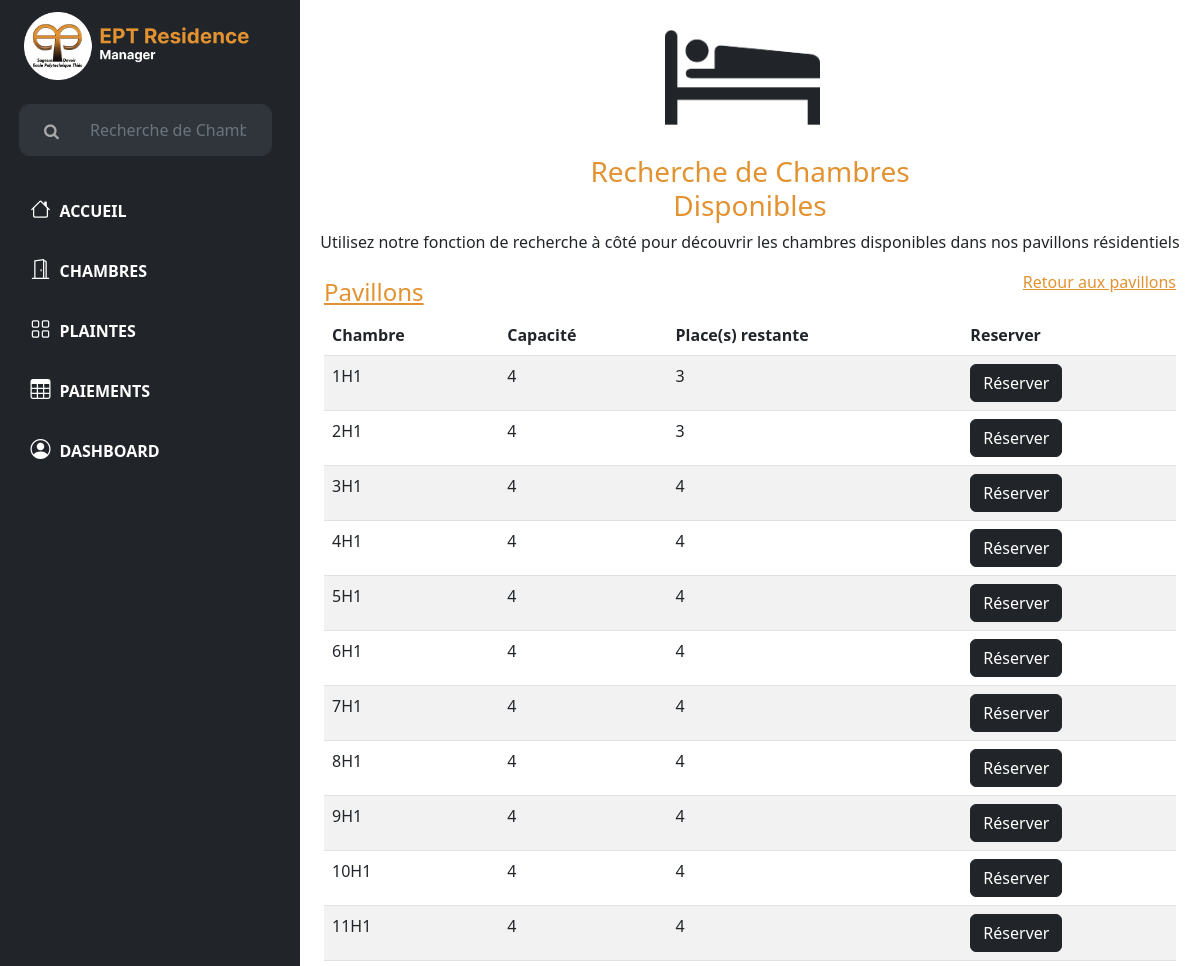
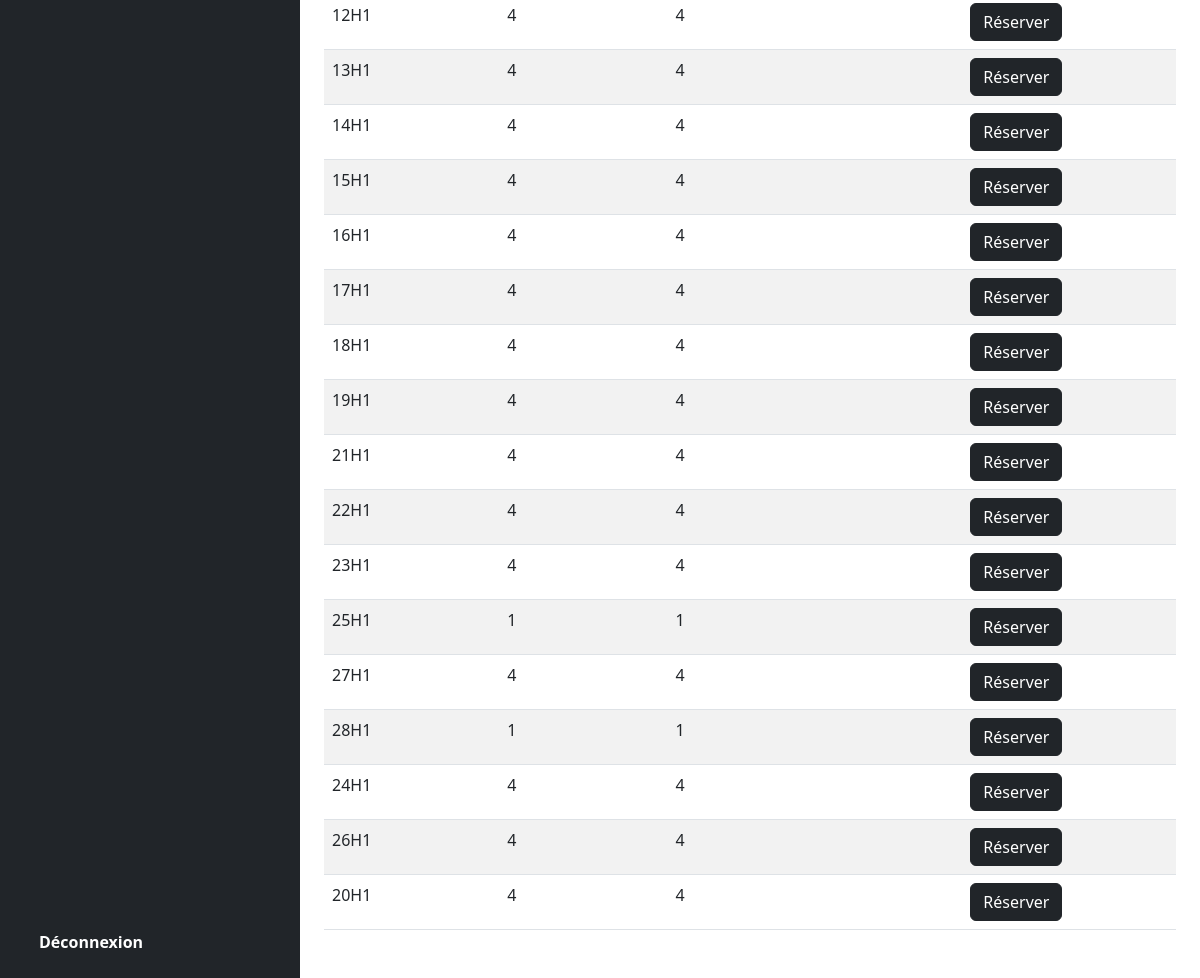
The app's page /residenceApp/room_h1/ (signed in) with its own data (2 pictures, top to bottom).
### residenceApp/models.py (models this page shows)
class RoomModel(models.Model):
    room_number = models.CharField(max_length=255, primary_key=True)
    capacite = models.IntegerField()
    remaining_space = models.IntegerField()
    def __str__(self):
        return self.room_number
    class Meta:
        verbose_name = "Room"
        verbose_name_plural = "Rooms"

### residenceApp/views.py (the view)
# urls.py: path("room_h1/", view_room_h1, name="room_h1"),
@login_required
def view_room_h1(request):
    rooms = RoomModel.objects.all()
    data = [room for room in rooms if "H1" in room.room_number]
    return render(request, "rooms/rooms.html", {"rooms": data})

### templates/rooms/rooms.html (shortened to what this page needs)
{% extends 'base.html' %}
{% load static %}
{% block content %}
    <div class="container">
        <div class="d-flex flex-column justify-content-center align-items-center">
            <div><img src={% static 'img/bed.png' %} alt="" width="170"></div>
            <div class="text-center" style="color: #E29231;">
                <h3>Recherche de Chambres <br>Disponibles</h3>
            </div>
            <div><p>Utilisez notre fonction de recherche à côté pour découvrir les chambres disponibles dans nos pavillons résidentiels</p></div>
        </div>
        <div class="container-fluid">
            <div class="d-flex flex-row justify-content-between">
                <div><h4 style="color: #E29231;" class="pt-2"><u>Pavillons</u></h4></div>
                <div ><a href={% url "room" %} style="color: #E29231;">Retour aux pavillons</a></div>
            </div>
        </div>
        <div class="container mb-5">
            {% if not rooms %}
                <div class="container text-center my-5">
                    <h3>Cette liste est vide</h3>
                </div>
            {% else %}
                <table class="table table-striped">
                    <thead class="thead-dark">
                        <tr>
                            <th>Chambre</th>
                            <th>Capacité</th>
                            <th>Place(s) restante</th>
                            <th>Reserver</th>
                        </tr>
                    </thead>
                    {% for room in rooms %}
                    <tr>
                        <td>{{room}}</td>
                        <td>{{room.capacite}}</td>
                        <td>{{room.remaining_space}}</td>
                        <td>
                            <form  id="reservationForm_{{ room.room_number }}" method="post" action="{% url 'reservation' %}">
                                <button type="button" class="btn btn-dark text-white" onclick="return confirmerReservation('{{ room.room_number }}')">Réserver</button>
                            </form>
                        </td>
                    </tr>
                    {% endfor %}
                </table>
            {% endif %}
        </div>
    </div>
{% endblock content %}

### templates/base.html (shortened to what this page needs)
{% load static %}
<!DOCTYPE html>
<html lang="en">
  <head>
    <link rel="stylesheet" href={% static "css/style.css" %} />
    <link rel="stylesheet" href={% static "bootstrap/css/bootstrap.min.css" %}>
    <link href="https://use.fontawesome.com/releases/v5.0.6/css/all.css" rel="stylesheet">
    <link rel="stylesheet" href="https://cdnjs.cloudflare.com/ajax/libs/font-awesome/4.7.0/css/font-awesome.min.css">
    <link rel="stylesheet" href="https://cdn.jsdelivr.net/npm/bootstrap-icons@1.5.0/font/bootstrap-icons.css">
  </head>
  <body>
    <div class="container-fluid">
        <div class="row flex-nowrap">
            <div class="container-fluid overflow-hidden">
                <div class="row vh-100 overflow-auto">
                    <div class="col-12 col-sm-4 col-xl-3 px-sm-2 px-0 bg-dark d-flex sticky-top">
                        <div class="d-flex flex-sm-column flex-row flex-grow-1 align-items-center align-items-sm-start px-3 pt-2 text-white">
                            <div class="d-flex align-items-center pb-4 pt-1 mb-md-0 me-md-auto">
                                <a href={% url "index" %}>
                                    <img src={% static "img/logo.png" %} alt="" width="270" class="logo-img">
                            </div>
                            <div class="sidebar-search pb-4">
                                <form action={% url "search_room" %} method="GET" id="search_form">
                                    <div class="form-group has-search">
                                    <input type="text" class="form-control input-search" placeholder="Recherche de Chambre" name="room_number" id="room_number">
                                </div>
                                </form>
                            </div>
                            <div class="">
                                <ul class="nav nav-pills flex-sm-column flex-row flex-nowrap flex-shrink-1 flex-sm-grow-0 flex-grow-1 mb-sm-auto mb-0 justify-content-center align-items-center align-items-sm-start" id="menu">
                                    <li class="nav-item d-flex">
                                        <a href={% url "index" %} class="nav-link px-sm-0 px-2">
                                            <i class="fs-5 bi-house"></i><span class="ms-1 d-none d-sm-inline">ACCUEIL</span>
                                        </a>
                                    </li>
                                    <li>
                                        <a href={% url 'room' %}  class="nav-link px-sm-0 px-2">
                                            <i class="fs-5 bi bi-door-open"></i><span class="ms-1 d-none d-sm-inline">CHAMBRES</span> </a>
                                    </li>
                                    <li>
                                        <a href={% url 'complaint' %} class="nav-link px-sm-0 px-2">
                                            <i class="fs-5 bi-grid"></i><span class="ms-1 d-none d-sm-inline">PLAINTES</span></a>
                                    </li>
                                    <li>
                                        <a href={% url 'paiement' %} class="nav-link px-sm-0 px-2">
                                            <i class="fs-5 bi-table"></i><span class="ms-1 d-none d-sm-inline">PAIEMENTS</span></a>
                                    </li>
                                    <li>
                                        <a href={% url 'dashboard' %} class="nav-link px-sm-0 px-2">
                                            <i class="fs-5 bi-person-circle"></i><span class="ms-1 d-none d-sm-inline">DASHBOARD</span> </a>
                                    </li>
                                </ul>
                            </div>
                            <div class="py-sm-4 mt-sm-auto ms-auto ms-sm-0 flex-shrink-1 sign">
                                {% if user.is_authenticated %}
                                    <a href="{% url 'logout' %}" class="text-decoration-none text-white">Déconnexion</a>
                                {% else %}
                                <a href={% url 'register' %} class="text-decoration-none text-white">Inscription</a> | <a href={% url "login" %} class="text-decoration-none text-white">Connexion</a>
                                {% endif %}
                            </div>
                        </div>
                    </div>
                    <div class="col d-flex flex-column h-sm-100">
                        <main class="row overflow-auto">
                            {% block content %}{% endblock %}
                        </main>
                    </div>
                </div>
            </div>
        </div>
    </div>
  </body>
</html>

### static/css/style.css (style rules this page uses)
li { list-style: none; width: 150% !important; padding-left: 5% !important; }
i { padding-right: 5px; }
.has-search { padding-left: 20px; padding-right: 20px; }
img { padding-right: 15px; }
.input-search { border-radius: 10px !important; background-color: #2F353B !important; border-color: #2F353B !important; height: 20px !important; padding: 25px !important; padding-left: 70px !important; width: 110% !important; margin-left: -25px; }
.sign a, li a, .room a { color: white !important; font-weight: bold !important; padding: 15px !important; }
@media (min-width: 576px) { .h-sm-100 { height: 100%; } }

### records on screen
RoomModel: room_number "1H1", capacite "4", remaining_space "3"
RoomModel: room_number "2H1", capacite "4", remaining_space "3"
RoomModel: room_number "3H1", capacite "4", remaining_space "4"
RoomModel: room_number "4H1", capacite "4", remaining_space "4"
RoomModel: room_number "5H1", capacite "4", remaining_space "4"
RoomModel: room_number "6H1", capacite "4", remaining_space "4"
RoomModel: room_number "7H1", capacite "4", remaining_space "4"
RoomModel: room_number "8H1", capacite "4", remaining_space "4"
RoomModel: room_number "9H1", capacite "4", remaining_space "4"
RoomModel: room_number "10H1", capacite "4", remaining_space "4"
RoomModel: room_number "11H1", capacite "4", remaining_space "4"
RoomModel: room_number "12H1", capacite "4", remaining_space "4"
RoomModel: room_number "13H1", capacite "4", remaining_space "4"
RoomModel: room_number "14H1", capacite "4", remaining_space "4"
RoomModel: room_number "15H1", capacite "4", remaining_space "4"
RoomModel: room_number "16H1", capacite "4", remaining_space "4"
RoomModel: room_number "17H1", capacite "4", remaining_space "4"
RoomModel: room_number "18H1", capacite "4", remaining_space "4"
RoomModel: room_number "19H1", capacite "4", remaining_space "4"
RoomModel: room_number "21H1", capacite "4", remaining_space "4"
RoomModel: room_number "22H1", capacite "4", remaining_space "4"
RoomModel: room_number "23H1", capacite "4", remaining_space "4"
RoomModel: room_number "25H1", capacite "1", remaining_space "1"
RoomModel: room_number "27H1", capacite "4", remaining_space "4"
RoomModel: room_number "28H1", capacite "1", remaining_space "1"
RoomModel: room_number "24H1", capacite "4", remaining_space "4"
RoomModel: room_number "26H1", capacite "4", remaining_space "4"
RoomModel: room_number "20H1", capacite "4", remaining_space "4"
